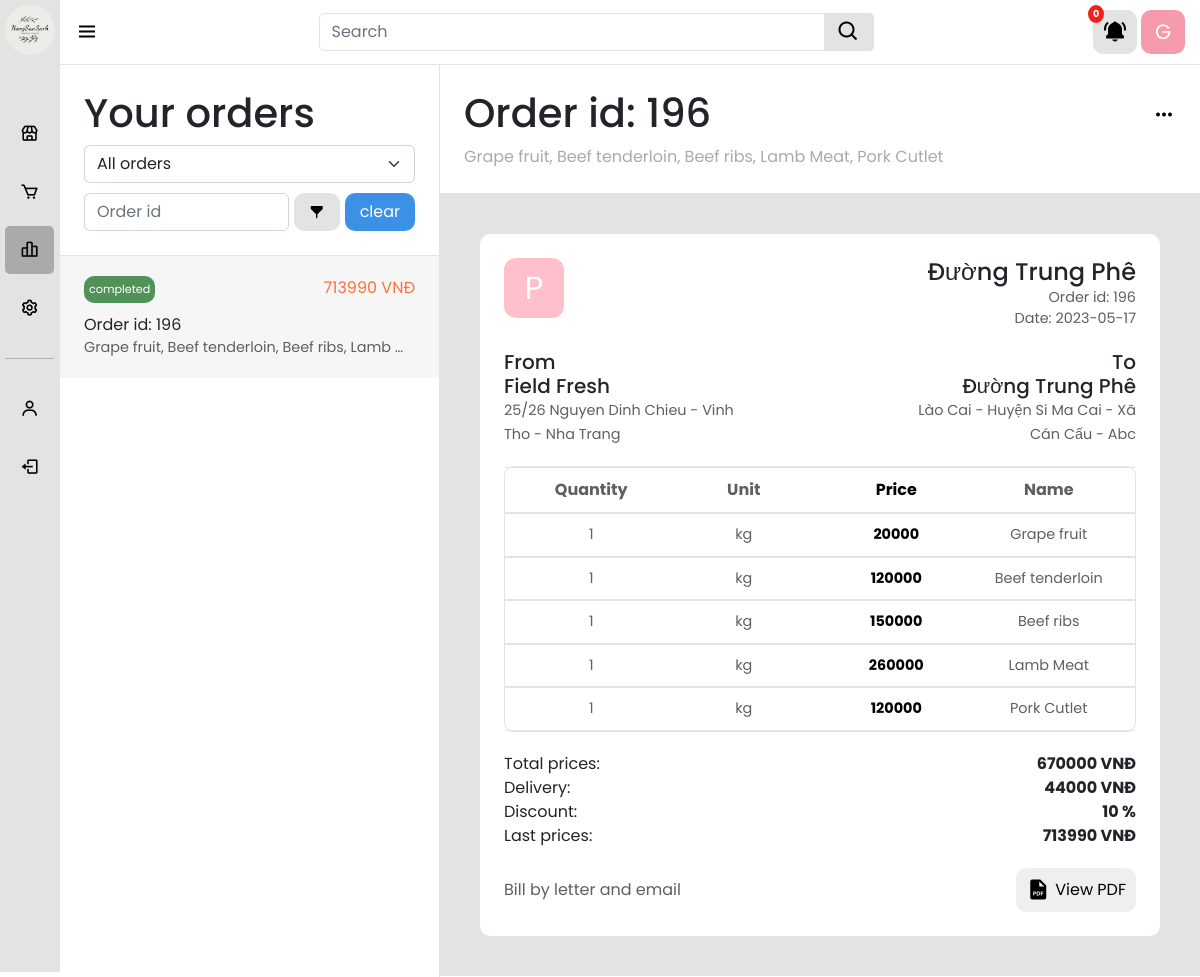
The app's page /home/order.php (signed in) with its own data.
### tables this page shows
CREATE TABLE `Order` (
  `id` int(11) NOT NULL,
  `total_prices` double NOT NULL,
  `delivery_prices` double NOT NULL DEFAULT 0,
  `discount` double NOT NULL,
  `creation_date` date NOT NULL,
  `status` varchar(10) NOT NULL DEFAULT 'pending',
  `customer_id` int(11) NOT NULL
);

CREATE TABLE `Customer` (
  `id` int(11) NOT NULL,
  `name` varchar(255) NOT NULL,
  `birth` date NOT NULL,
  `gender` varchar(6) NOT NULL,
  `email` varchar(255) NOT NULL,
  `phone` varchar(10) NOT NULL,
  `address` varchar(255) NOT NULL
);

CREATE TABLE `Order_Detail` (
  `order_id` int(11) NOT NULL,
  `quantity` int(11) NOT NULL,
  `unit` varchar(10) NOT NULL DEFAULT '''kg''',
  `price` double NOT NULL,
  `product_name` varchar(255) NOT NULL
);

### model/Sever.php (called while the page is built, shortened)
<?php
    class Sever{
        private $conn;
        public function __construct() {
            $this->conn = new mysqli(host, user, pass, db_name);
        }
        private function get($sql) {
            try {
                $result = $this->conn->query($sql);
                if($result->num_rows > 0) {
                    return $result;
                }
                else {
                    return false;
                }
            } catch (Exception $e) {
                die($e);
                return false;
            }
        }
        public function getCustomerInfo($customerId) {
            $sql = "SELECT name, birth, gender, email, phone, address  FROM Customer WHERE id='$customerId'";
            $result = $this->get($sql);
            if ($result) {
                return $this->get($sql)->fetch_assoc();
            }
            else {
                return null;
            }
        }
        public function getOrdersByCustomer($customerId, $return) {
            $orders = array();
            $sql = "select * from `Order` WHERE customer_id = '$customerId'";
            $result = $this->get($sql);
            if($result){
                while($order = $result->fetch_assoc()){
                    array_push($orders, $order);
                }
                return $return ? $orders : json_encode(array('data' => $orders, 'status' => true, 'description' => "Successfully to get all orders!"));
            }
            else {
                return $return ? null : json_encode(array('data' => null, 'status' => false, 'description' => "Failed to get all orders!"));
            }
        }
        public function getOrderById($id) {
            $sql = "SELECT * from `Order` WHERE id='$id'";
            return $this->get($sql)->fetch_assoc();
        }
        public function getOrderDetail($id) {
            $detail = array();
            $sql = "SELECT * FROM `Order_Detail` WHERE order_id='$id'";
            if($result = $this->get($sql)) {
                while($row = $result->fetch_assoc()) {
                    array_push($detail, $row);
                }
                return $detail;
            }
            return [];
        }
    }
?>

### home/order.php (the view, shortened to what this page needs)
<?php
    include '../part/home.php';
?>
            <div id="order" class="w-100 h-100">
                <div id="order-left" class="col-4 h-100">
                    <div id="order-filter" class="col-12">
                        <div class="head">
                            <h1>Your orders</h1>
                        </div>
                        <div class="filter-form">
                            <div class="form-group">
                                <select id="filter-slt" class="form-select">
                                    <option value="all">All orders</option>
                                </select>
                            </div>
                            <div class="form-group filter-group">
                                <input id="filter-input" type="text" class="form-control" placeholder="Order id">
                                <button id="apply-filter-btn"><i class='bx bxs-filter-alt'></i></button>
                                <button id="clear-filter-btn">clear</button>
                            </div>
                        </div>
                    </div>
                    <div id="order-list">
                        <?php
                        if(isset($_SESSION['customerId'])){
                            $orders = $sever->getOrdersByCustomer($_SESSION['customerId'], true);
                            if(isset($orders)){
                            foreach($orders as $key => $order) {
                                $details = $sever->getOrderDetail($order['id']);
                        ?>
                        <div class="order <?php echo $key === 0 ? "active" : ''?>">
                            <div class="order-top">
                                <div class="status <?php echo $order['status'] ?>">
                                    <?php echo $order['status'] ?>
                                </div>
                                <div class="prices">
                                    <?php echo $order['total_prices'] + $order['delivery_prices'] - $order['discount']?> VNĐ
                                </div>
                            </div>
                            <div class="order-body">
                                <div class="order-id">
                                    Order id: <?php echo $order['id'] ?>
                                </div>
                                <div class="order-name">
                                    <?php
                                        $orderName = "";
                                        foreach($details as $i => $detail) {
                                            $i != count($details) - 1 ? $orderName .= $detail['product_name'] . ", " : $orderName .= $detail['product_name'];
                                        }
                                        echo $orderName;
                                    ?>
                                </div>
                            </div>
                        </div>
                        <?php
                                }
                            }
                        }
                        ?>
                    </div>
                </div>
                <div id="order-right" class="col-8 h-100">
                    <div class="detail-top">
                        <div class="heading">
                            <h1 class="order-id">
                                <?php
                                    if($login){
                                        echo isset($orders) && count($orders) > 0 ? "Order id: " . $orders[0]['id'] : "You don't have any orders yet!";
                                    }
                                    else {
                                        echo "Please login to view your orders";
                                    }
                                ?>
                            </h1>
                            <button>
                                <i class='bx bx-dots-horizontal-rounded'></i>
                            </button>
                        </div>
                        <div class="short-info">
                            <span class="order-name">
                                <?php
                                if (isset($details)) {
                                    $details = $sever->getOrderDetail($orders[0]['id']);
                                    $orderName = "";
                                        foreach($details as $i => $detail) {
                                            $i != count($details) - 1 ? $orderName .= $detail['product_name'] . ", " : $orderName .= $detail['product_name'];
                                        }
                                    echo $orderName;
                                }
                                ?>
                             </span>
                        </div>
                    </div>
                    <div class="detail-body">
                    <?php
                        if(isset($orders) && count($orders) > 0){
                            $order = $sever->getOrderById($orders[0]['id']);
                            $user = $sever->getCustomerInfo($order['customer_id']);
                            $details = $sever->getOrderDetail($orders[0]['id']);
                    ?>
                        <div class="order-detail">
                            <div class="order-top">
                                <div class="avatar">
                                    <?php
                                        echo substr(implode(" ", array_reverse(explode(" ", $user['name']))), 0, 1) ;
                                    ?>
                                </div>
                                <div class="order-info">
                                    <h4 class="customer-name">
                                        <?php
                                            echo $user['name'];
                                        ?>
                                    </h4>
                                    <span class="order-id">
                                        <?php
                                            echo "Order id: " . $orders[0]['id'];
                                        ?>
                                    </span>
                                    <span class="date-order">
                                        <?php
                                            echo "Date: " . $orders[0]['creation_date'];
                                        ?>
                                    </span>
                                </div>
                            </div>
                            <div class="address-info">
                                <div class="form">
                                    <h5>From<br>Field Fresh</h5>
                                    <span>25/26 Nguyen Dinh Chieu - Vinh Tho - Nha Trang</span>
                                </div>
                                <div class="to">
                                    <h5>To</h5>
                                    <h5 class="to-name">
                                        <?php
                                            echo $user['name'];
                                        ?>
                                    </h5>
                                    <span class="to-address">
                                    <?php
                                            echo preg_replace('/,/', ' - ', preg_replace('/\d+-/', '', $user['address']));
                                        ?>
                                    </span>
                                </div>
                            </div>
                            <div class="order-body">
                                <table>
                                    <thead>
                                        <tr>
                                            <th>
                                                Quantity
                                            </th>
                                            <th>
                                                Unit
                                            </th>
                                            <th>
                                                Price
                                            </th>
                                            <th>
                                                Name
                                            </th>
                                        </tr>
                                    </thead>
                                    <tbody>
                                        <?php
                                            foreach($details as $detail) {
                                        ?>
                                        <tr>
                                        <td><?php echo $detail['quantity']?></td>
                                            <td><?php echo $detail['unit']?></td>
                                            <td><?php echo $detail['price']?></td>
                                            <td><?php echo $detail['product_name']?></td>
                                        </tr>
                                        <?php
                                            }
                                        ?>
                                    </tbody>
                                </table>
                            </div>
                            <div class="prices-info">
                                <div class="row">
                                    <div>
                                        Total prices:
                                    </div>
                                    <div class="total-prices">
                                        <strong>  <?php echo $order['total_prices']?> VNĐ</strong>
                                    </div>
                                </div>
                                <div class="row">
                                    <div>
                                        Delivery:
                                    </div>
                                    <div class="delivery-prices">
                                        <strong> <?php echo $order['delivery_prices'] ?> VNĐ</strong>
                                    </div>
                                </div>
                                <div class="row">
                                    <div>
                                        Discount:
                                    </div>
                                    <div class="discount">
                                        <strong> <?php echo $order['discount'] ?> %</strong>
                                    </div>
                                </div>
                                <div class="row">
                                    <div>
                                        Last prices:
                                    </div>
                                    <div class="last-prices">
                                        <strong> <?php echo $order['total_prices'] + $order['delivery_prices'] - $order['discount']?> VNĐ</strong>
                                    </div>
                                </div>
                            </div>
                            <div class="order-footer">
                                <span>Bill by letter and email</span>
                                <button id="export-pdf-btn">
                                    <i class='bx bxs-file-pdf' ></i>
                                    View PDF
                                </button>
                            </div>
                        </div>
                    <?php
                        }
                    ?>
                    </div>
                </div>
            </div>
        </div>
    </section>
</body>
</html>

### assets/css/general.css (style rules this page uses)
:root { --green: #519259; --light: #fff; --light-grey: rgba(238, 238, 239, 0.5); --grey: #e3e3e3; --blue: #3C91E6; --blue-primary: #1b74e3; --light-blue: #abd3fb; --dark-grey: #AAAAAA; --gray: rgb(95, 95, 95); --dark: #000; --red: #ee221b; --yellow: #e69b06; --light-yellow: #fffcc6; --orange: #FD7238; --light-orange: #f0d862; --pink: rgb(245, 155, 170); --lato: 'Lato', sans-serif; --poppins: 'Poppins', sans-serif; }
* { padding: 0; margin: 0; box-sizing: border-box; }
html { scroll-behavior: smooth; }
body { height: 100vh; padding: 0; background-color: var(--light)!important; overflow: hidden; display: flex; }

### records on screen
order: status "completed", $order['total_prices'] + $order['delivery_prices'] - $order['discount'] "713990", id "196", orderName "Grape fruit, Beef tenderloin, Beef ribs, Lamb…", creation_date "2023-05-17", total_prices "670000", delivery_prices "44000", discount "10"
customer: name "P", name "Đường Trung Phê", address "Lào Cai - Huyện Si Ma Cai - Xã Cán Cấu - Abc"
order_detail: quantity "1", unit "kg", price "20000", product_name "Grape fruit"
order_detail: quantity "1", unit "kg", price "120000", product_name "Beef tenderloin"
order_detail: quantity "1", unit "kg", price "150000", product_name "Beef ribs"
order_detail: quantity "1", unit "kg", price "260000", product_name "Lamb Meat"
order_detail: quantity "1", unit "kg", price "120000", product_name "Pork Cutlet"

### other values on screen
$orderName "Grape fruit, Beef tenderloin, Beef ribs, Lamb Meat, Pork Cutlet"
